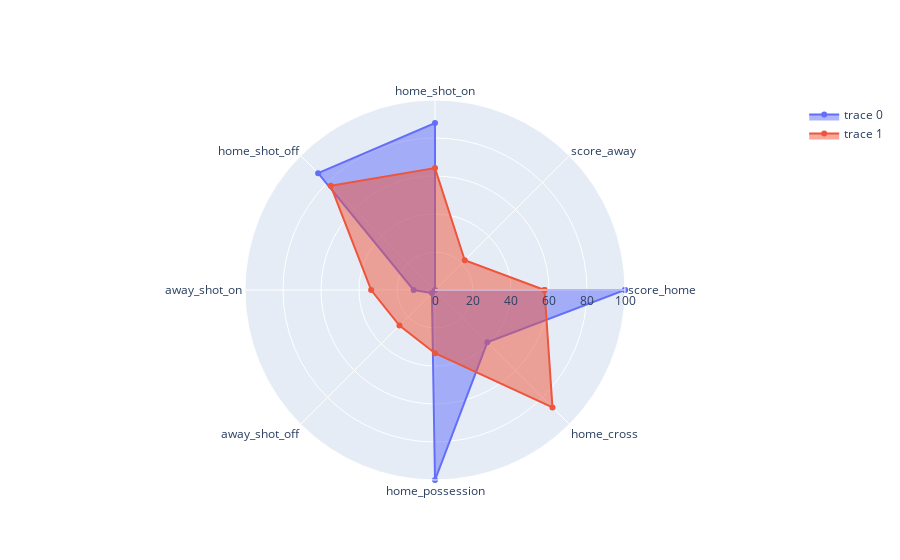

Write notebook code for a chart like this one.
### Code cell
# Create radar chart
fig = go.Figure()

values1=df_total.loc['4-3-3'].tolist()
values1.append(values1[0])
values2=df_total.loc['4-4-2'].tolist()
values2.append(values2[0])
categories = df_total.columns.tolist()

fig.add_trace(go.Scatterpolar(
      r=values1,
      theta=categories + [categories[0]],
      fill='toself'
))

fig.add_trace(go.Scatterpolar(
      r=values2,
      theta=categories + [categories[0]],
      fill='toself'
))

# Update layout
fig.update_layout(
  polar=dict(
    radialaxis=dict(
      visible=True,
      range=[0, 100]
    )),
  showlegend=True
)

# Show plot
fig.show()

### Figure 1 — Plotly figure (JSON) as saved in the notebook; plotly's stock layout.template omitted (floating-point values rounded to 4 significant figures)
{"data": [{"fill": "toself", "r": [100, 0, 87.85, 86.98, 11.25, 2.311, 100, 38.93, 100], "theta": ["score_home", "score_away", "home_shot_on", "home_shot_off", "away_shot_on", "away_shot_off", "home_possession", "home_cross", "score_home"], "type": "scatterpolar"}, {"fill": "toself", "r": [57.64, 22.16, 64.16, 77.62, 33.62, 26.45, 33.29, 87.45, 57.64], "theta": ["score_home", "score_away", "home_shot_on", "home_shot_off", "away_shot_on", "away_shot_off", "home_possession", "home_cross", "score_home"], "type": "scatterpolar"}], "layout": {"polar": {"radialaxis": {"range": [0, 100], "visible": true}}, "showlegend": true}}
